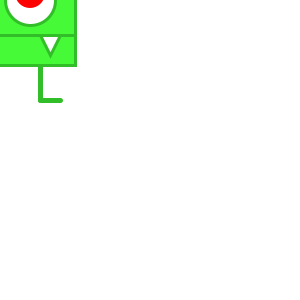
Frame 1 (no input)
Frame 60 (the mouse pressed at the canvas centre just before this capture): identical to frame 1, image omitted
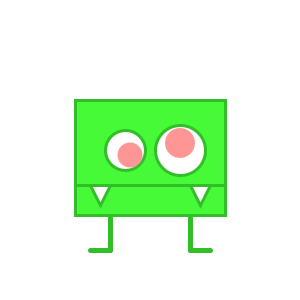
Frame 120 (the mouse held since frame 60 and released just before this capture)

The Processing sketch that drew these frames (run headless with seeded random() and noise(); from frame 60 on, the mouse is pressed at the canvas centre):

// Processing sketch: processing_26416
// ── processing_26416.pde

void setup() {
  size(300, 300);
}

void draw() {
  background(255);
  
  //draw creature's body
  smooth();
  strokeWeight(3);
  stroke(50, 190, 40);
  fill(70, 250, 55);
  rectMode(CENTER);
  rect(mouseX, mouseY, 150, 100);
  
  //draw mouth
  rectMode(CENTER);
  rect(mouseX, mouseY+50, 150, 30);
  
  //draw teeth
  fill(255);
  triangle(mouseX-40, mouseY+35, mouseX-60, mouseY+35, mouseX-50, mouseY+55); 
  triangle(mouseX+40, mouseY+35, mouseX+60, mouseY+35, mouseX+50, mouseY+55); 
  
  //draw eyes
  fill(255);
  //left eye
  ellipse(mouseX-25, mouseY, 40, 40);
  //right eye
  ellipse(mouseX+30, mouseY, 50, 50);
  
  //draw eyeballs
  noStroke();
  fill(255, mouseX, mouseY);
  ellipse(mouseX-20, mouseY+5, 25, 25);
  ellipse(mouseX+30, mouseY-7, 30, 30);
  
  //draw legs
  strokeWeight(5);
  stroke(50, 190, 40);
  
  //left leg
  line(mouseX-40, mouseY+66, mouseX-40, mouseY+100);
  line(mouseX-40, mouseY+100, mouseX-60, mouseY+100);
  
  //right leg
  line(mouseX+40, mouseY+66, mouseX+40, mouseY+100);
  line(mouseX+40, mouseY+100, mouseX+60, mouseY+100);
  
  //creature comment
  println("Hello World!");
}
